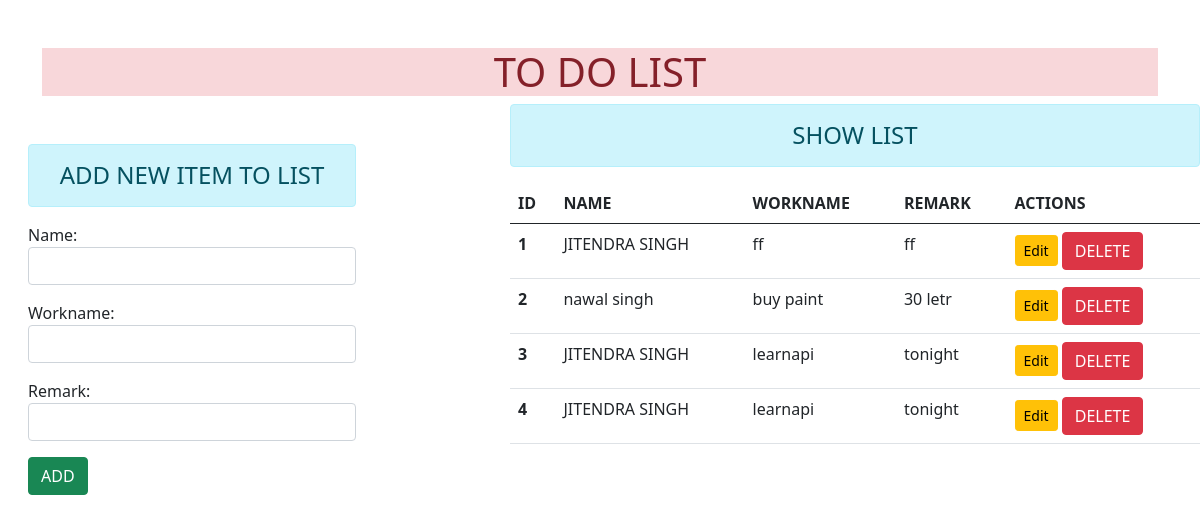
/todo/, run on the app's committed database.
### users/models.py (models this page shows)
class Users(models.Model):
 name = models.CharField(max_length=70)
 workname = models.CharField(max_length=200 ,null='TRUE')
 remark = models.CharField(max_length=70 ,null='TRUE')

### users/views.py (the view)
# urls.py: path('todo/',views.add_show, name='addandshow'),
def add_show(request):
    if request.method == 'POST':
        fm = StudentRegistration(request.POST)
        if fm.is_valid():
            nm = fm.cleaned_data['name']
            em = fm.cleaned_data['workname']
            pw = fm.cleaned_data['remark']
            reg= Users(name=nm , workname=em, remark=pw)
            reg.save()
    else:
        fm = StudentRegistration()
    stud =Users.objects.all()
    return render(request, 'users/addandshow.html',{'form':fm,'stu':stud})

### users/forms.py
class StudentRegistration(forms.ModelForm):
    class Meta:
        model = Users
        fields = ['name','workname','remark']
        widgets = {
            'name': forms.TextInput(attrs={'class':'form-control'}),
            'workname': forms.TextInput(attrs={'class':'form-control'}),
            'remark': forms.TextInput(attrs={'class':'form-control'}),
        }

### users/templates/users/addandshow.html (shortened to what this page needs)
{% extends 'users/base.html' %}
{% block content %}
<div class="row">
    <div style="padding:40px;" class="col-sm-4">
        <h4 class="text-center alert alert-info ">ADD NEW ITEM TO LIST</h4>
         <form action="" method="POST">
             {{form.as_p}}
             <input type="submit" class="btn btn-success" value="ADD">
         </form>
        </div>
        <div class="col-sm-7 offset-1">
        <H4 class="text-center alert alert-info">SHOW LIST</H4>
        {% if stu %}
          <table class="table table-hover">
            <thead>
                <tr>
                    <th scope="col">ID</th>
                    <th scope="col">NAME</th>
                    <th scope="col">WORKNAME</th>
                    <th scope="col">REMARK</th>
                    <th scope="col">ACTIONS</th>
                </tr>
            </thead>
            <tbody>
                {% for st in stu  %}
                <tr>
                   <th scope="row">{{st.id}}</th>
                   <td>{{st.name}}</td>
                   <td>{{st.workname}}</td>
                   <td>{{st.remark}}</td>
                   <td>
                    <a href="{% url 'updatedata' st.id %}" class="btn btn-warning btn-sm">Edit</a>
                       <form action="{% url 'deletedata' st.id %}" method="POST" class="d-inline">
                           <input type="submit" class="btn btn-danger" value="DELETE">
                       </form>
                   </td>
                </tr>
                {% endfor %}
            </tbody>
          </table>
        {% else %}
        <H4 class="text-center alert alert-warning">Show Student Information</H4>
        {% endif %}
    </div>
</div>
{% endblock content %}

### users/templates/users/base.html (shortened to what this page needs)
<!doctype html>
<html lang="en">
  <head>
    <link rel="stylesheet" href="https://cdn.jsdelivr.net/npm/bootstrap@5.0.2/dist/css/bootstrap.min.css">
  </head>
  <body>
    <div class="container mt-5">
      <h1 class="text-center alert-danger">TO DO LIST</h1>
      </div>
      {% block content %}
      {% endblock content %}
  </body>
</html>

### data on the page
Users: id "1", name "JITENDRA SINGH", workname "ff", remark "ff"
Users: id "2", name "nawal singh", workname "buy paint", remark "30 letr"
Users: id "3", name "JITENDRA SINGH", workname "learnapi", remark "tonight"
Users: id "4", name "JITENDRA SINGH", workname "learnapi", remark "tonight"
